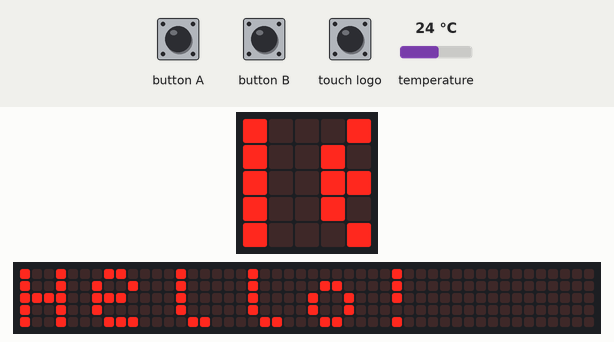
Bench run of a program on a simulated BBC micro:bit (MakeCode). On the bench: the board's 5×5 LED display, a strip that is not on the board, showing the scrolling text unrolled. The test bench sets the inputs (shaded band); at power-on: temperature 24 °C. The 48×5 strip is a reading aid, not a part: it shows the text the display is scrolling, unrolled, one strip-width of it at a time.

Above: at 1.27 s.
1.3 s: button A pressed for 0.15 s
At 6.45 s:
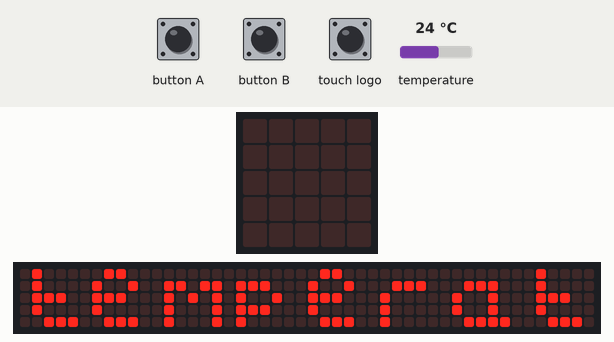
At 6.82 s:
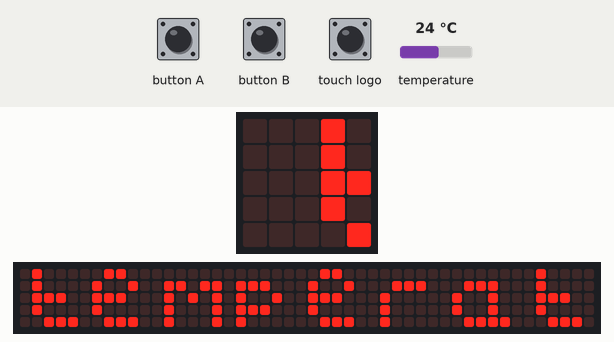

Measured:
- after the input at 1.3 s, the display: first differs from a run without the input after 5.0 s (image 1)

The program:

main.ts
```typescript
input.onLogoEvent(TouchButtonEvent.Pressed, function () {
    basic.showString("humitat")
})
input.onButtonPressed(Button.A, function () {
    basic.showString("temperatura")
    basic.showString("" + (input.temperature()))
})
input.onButtonPressed(Button.B, function () {
    basic.showString("llum")
    basic.showString("" + (input.lightLevel()))
})
basic.forever(function () {
    basic.showString("Hello!")
})
```

test.ts
```typescript
// aquí va el archivo "tests"; esto no se compilará cuando este paquete se utilice como una extensión.
```
